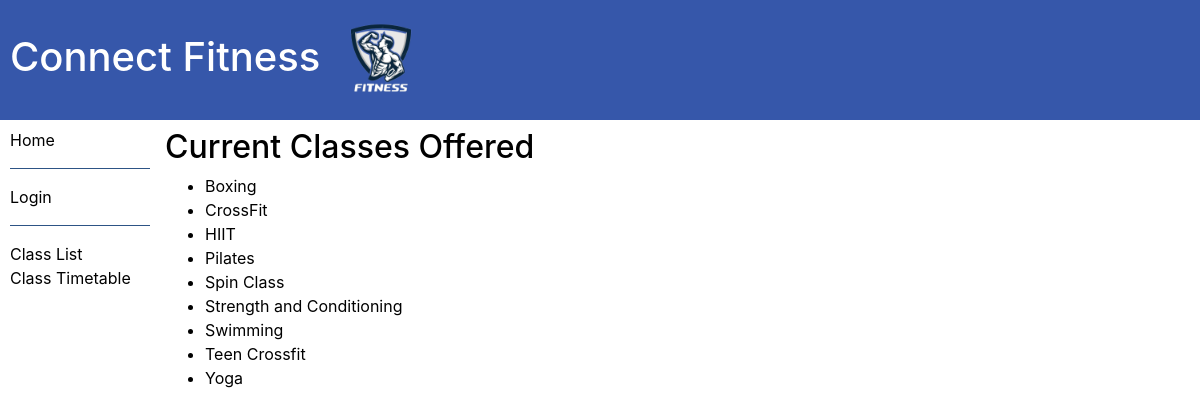
Before: /ERP/gym_classes with the older database file.
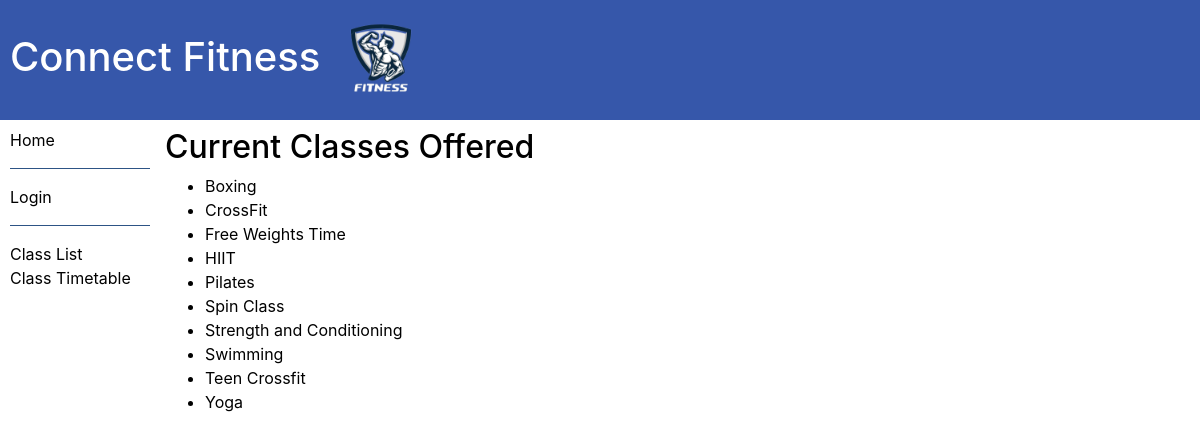
After: the same page with the newer database file.
### ERP/models.py (models this page shows, shortened)
class Gym_class(models.Model):
    title = models.CharField(max_length = 100)
    description = models.TextField(max_length=1000)
    archive = models.BooleanField(null = True, default=False)
    max_participants = models.CharField(max_length = 2, null = True , blank = True)
    def get_absolute_url(self):
        return reverse("classes", args=[str(self.id)])
    class Meta:
        ordering = ['title']

### ERP/views.py (the view)
# urls.py: path("gym_classes", views.Gym_ClassListView.as_view(), name = "gym_classes"),
class Gym_ClassListView(generic.ListView):
    model = Gym_class
    context_object_name = "gym_class_list"
    template_name = "gym_class_list.html"
    paginate_by = 50

### ERP/templates/gym_class_list.html (shortened to what this page needs)
{% extends "base_generic.html" %}
{% block content %}
  <h2>Current Classes Offered</h2>
  {% if gym_class_list %}
  <ul>
    {% for class in gym_class_list %}
      <li>
        <a href="{{ class.get_absolute_url }}">{{ class.title }}</a>
      </li>
    {% endfor %}
  </ul>
  {% else %}
    <p>There are no classes in the system</p>
  {% endif %}
{% endblock %}

Changed rows visible on the page:
added Gym_class: title "Free Weights Time"
